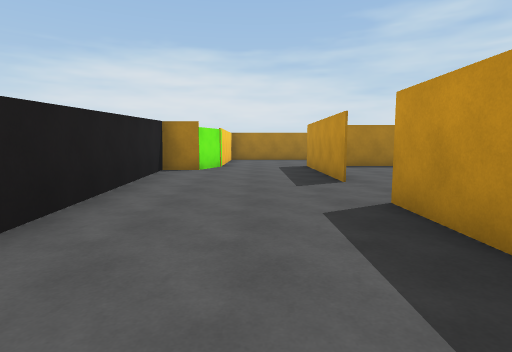
[1] (above)

24 first-person views from a walk through a scene from a Unity 3-D project. The camera is 1.4 m above the floor, tilts 6° down and sees 80° across. Doors are open. The floor is counted in squares, 2 m on a side. Each view is taken from the middle of a square. On the plan, view 1 faces up. The plan holds only what a view shows up to about 10 squares ahead; the rest is blank. The place goes on beyond the plan.

[2]
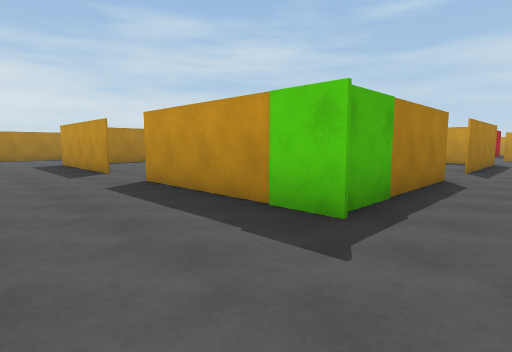

[3]
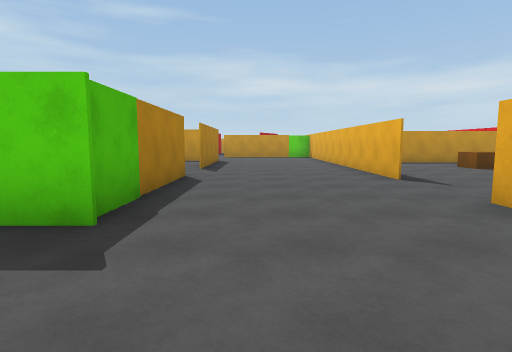

[4]
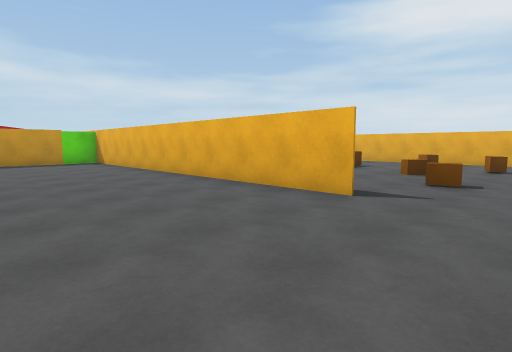

[5]
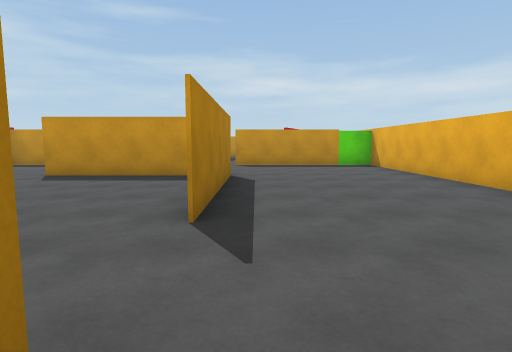

[6]
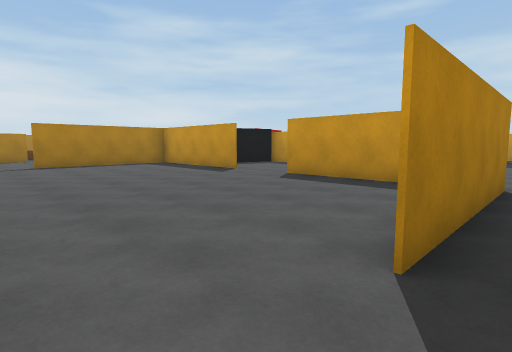

[7]
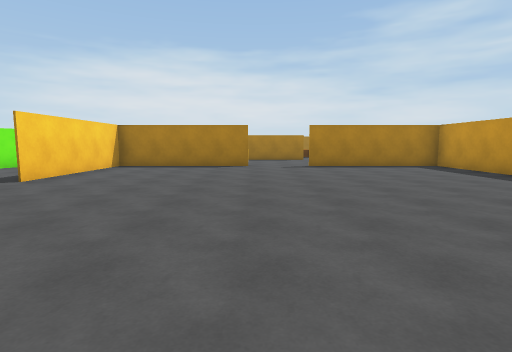

[8]
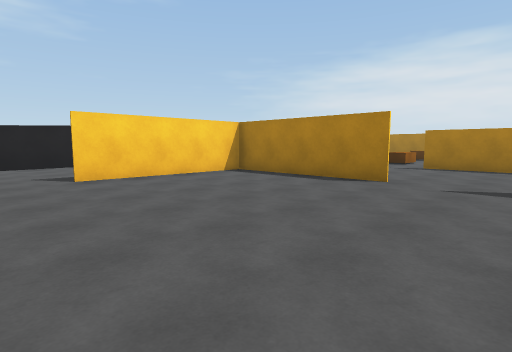

[9]
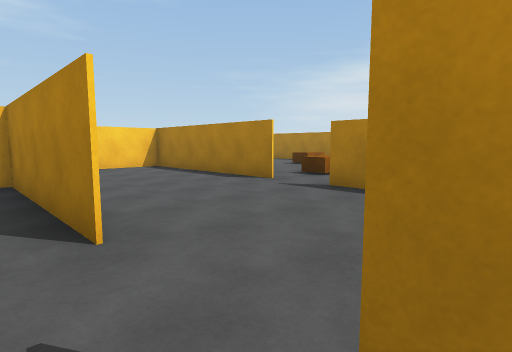

[10]
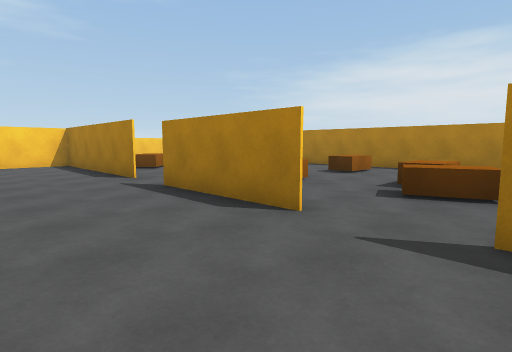

[11]
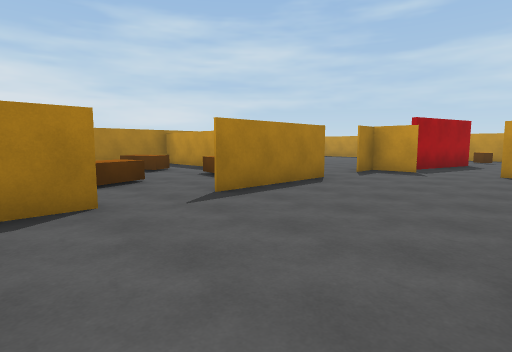

[12]
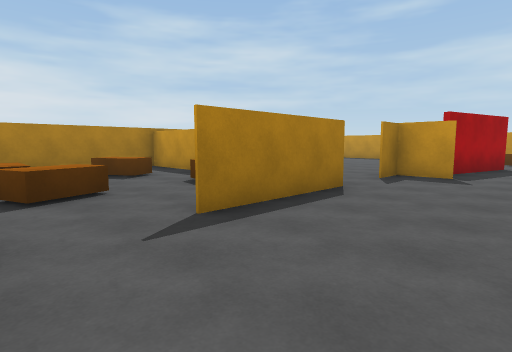

[13]
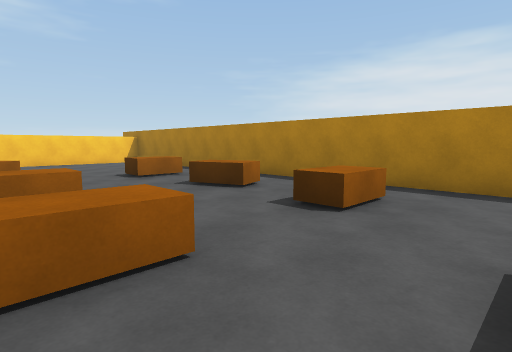

[14]
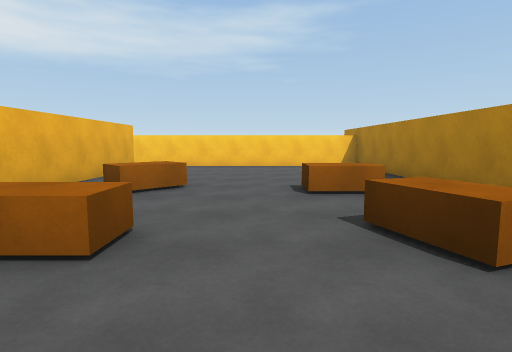

[15]
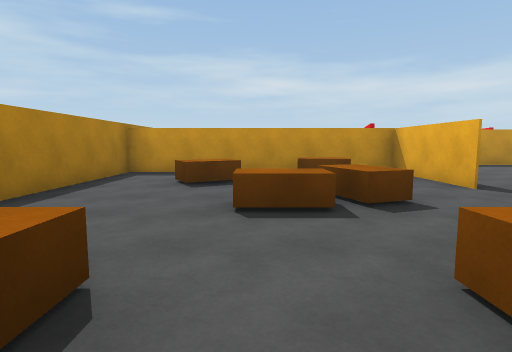

[16]
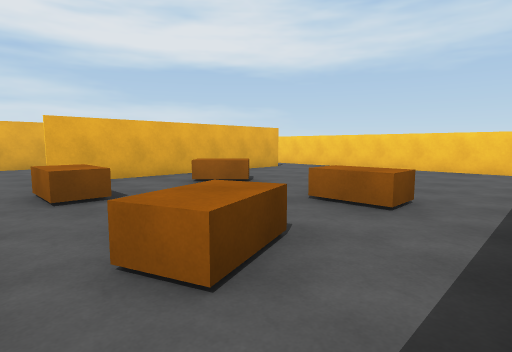

[17]
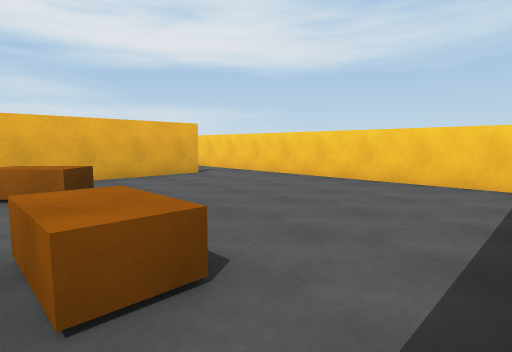

[18]
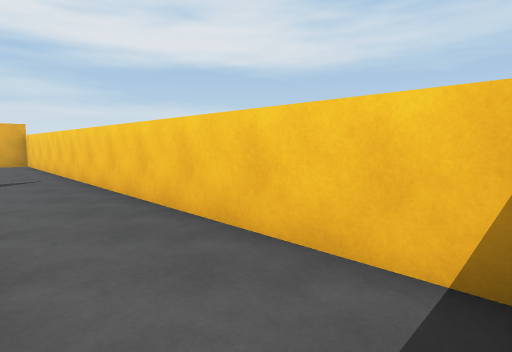

[19]
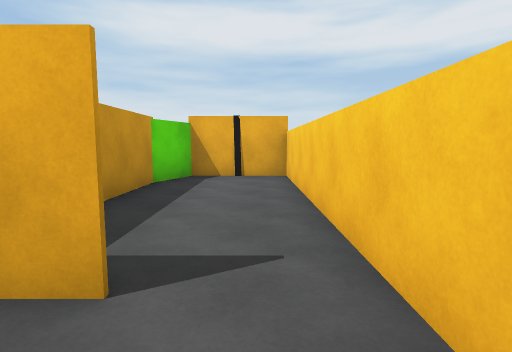

[20]
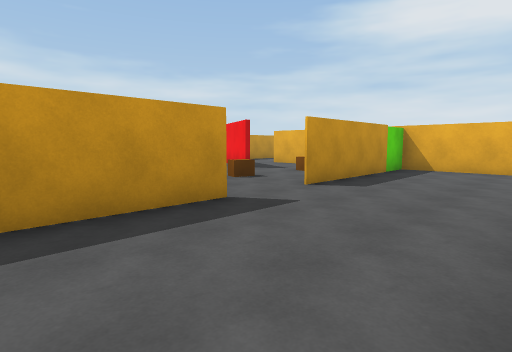

[21]
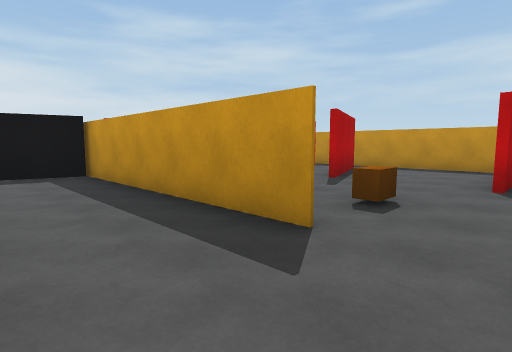

[22]
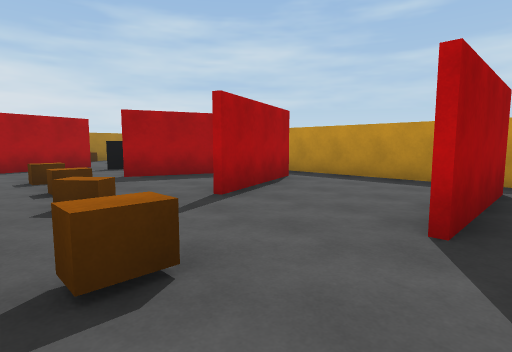

[23]
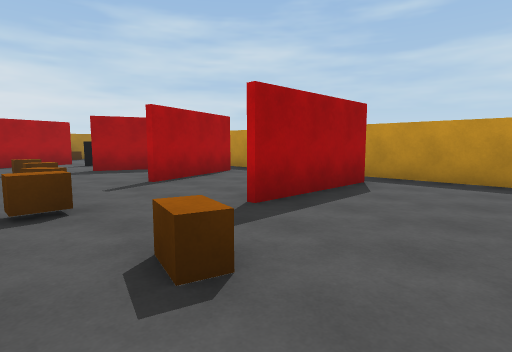

[24]
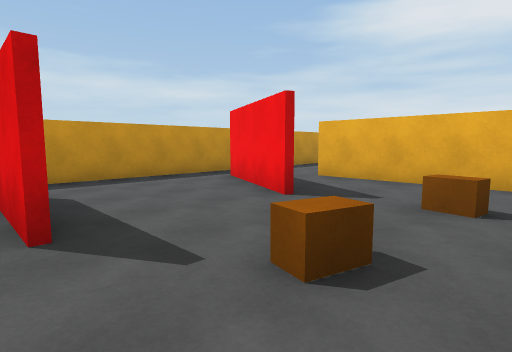

### Floor plan
Points are (right, up) in squares from view 1. A wall is a line through its corners. A room is listed if a view was taken in it or the views show most of it. See-through windows are left out.
Room 1 (views 1, 2, 3, 4, 5, 6, 7, 10, 11, 12, 20, 21)
walls: (5.8, -0.4) (1.6, -0.4) (1.6, 3.6); (4.9, -4.8) (14.9, -4.8); (11.9, -0.4) (7.6, -0.4); (1.6, 5.5) (1.6, 9.8); (15.1, 1.4) (15.1, 7.5); (3, 9.7) (4.1, 9.7); (15.1, -4.9) (15.1, -0.2); (15.1, 7.1) (13.6, 7.6); (-1, 9.5) (-1.5, 8.3) (-2.5, 8.3) (-2, 2.3); (3.9, 13.5) (-1.1, 13.5) (-1.1, 11.9); (8.1, 13.5) (5.1, 13.5); (12.6, 13.5) (9.6, 13.5); (15.1, 12.5) (15.1, 13.5) (14.2, 13.5)
ways out: opening at (6.5, 0) to room 2; opening at (6.5, 10) to room 2; opening at (12, 4.5) to room 2; open door at (2, 4.5) to room 2; opening at (9, 14) to room 3; open door at (4.5, 14) to room 3; open door at (15, 0.5) to room 4; opening at (15, 11.5) to room 6; opening at (3.5, -5); opening at (14, 13)
Room 2 (views 8, 9)
walls: (11.8, 5.5) (11.8, 9.7) (7.6, 9.7); (5.9, 9.7) (1.7, 9.7) (1.7, 5.5); (11.8, 0.5) (11.8, 3.8)
ways out: opening at (6.5, 0) to room 1; opening at (6.5, 10) to room 1; opening at (12, 4.5) to room 1; open door at (2, 4.5) to room 1
Room 3 (views 13, 14, 15, 16, 17, 18, 19)
walls: (9.6, 13.7) (12.6, 13.7) (12.6, 20.2) (-3.7, 20.2) (-3.7, 14.5); (-2.4, 13.7) (3.9, 13.7)
ways out: opening at (9, 14) to room 1; open door at (4.5, 14) to room 1; opening at (-3, 14) to room 5
objects: brown block (1, 15) to (1, 16); brown block (1, 18); brown block (4, 15) to (4, 16); brown block (4, 18) to (4, 19); brown block (6, 15) to (6, 16); brown block (6, 18) to (6, 19); brown block (8, 17); brown block (9, 16); brown block (11, 15) to (12, 16); brown block (11, 18)
Room 4 (views 22, 23, 24)
walls: (18.5, 0.7) (20.1, 0.7); (21.4, 0.5) (18.5, 0.5); (21.4, 4.3) (18.5, 3.3); (21.3, 5.5) (18.5, 6.6); (18.7, -2.2) (21.3, -3.5); (22.3, -2.4) (22.3, 5.5); (19.4, 8.6) (18.9, 8.7); (14.9, -4.8) (18.4, -4.8); (19, 10) (16.8, 9.4)
ways out: open door at (15, 0.5) to room 1; opening at (19, -4); opening at (22, -3)
objects: brown block (17, -3); brown block (17, -1); brown block (17, 2); brown block (17, 4); brown block (17, 5); brown block (17, 6)
Room 5 (no view inside)
walls: (-3.7, 14.5) (-3.7, 8.3) (-1.6, 8.3) (-1.1, 9.5) (-1.1, 11.4)
ways out: opening at (-3, 14) to room 3
Room 6 (no view inside)
walls: (18.7, 12.1) (16, 12.8)
ways out: opening at (15, 11.5) to room 1; opening at (17.5, 11)

Positions as (right, up) in squares from view 1, and headings:
1: (0, 0), facing up
2: (-1, -2), facing up-right
3: (-1, -2), facing right
4: (3, -1), facing down-right
5: (5, -1), facing right
6: (6, -1), facing up-right
7: (6, 0), facing up
8: (8, 4), facing up-left
9: (8, 9), facing up-left
10: (10, 11), facing up-left
11: (7, 10), facing up-right
12: (8, 11), facing up-right
13: (8, 15), facing up-left
14: (6, 17), facing left
15: (5, 17), facing right
16: (5, 20), facing down-left
17: (2, 20), facing down-left
18: (-2, 20), facing down-left
19: (-3, 15), facing down
20: (12, 4), facing down-right
21: (13, 0), facing up-right
22: (16, 0), facing up-right
23: (16, -2), facing up-right
24: (16, 1), facing down-right
